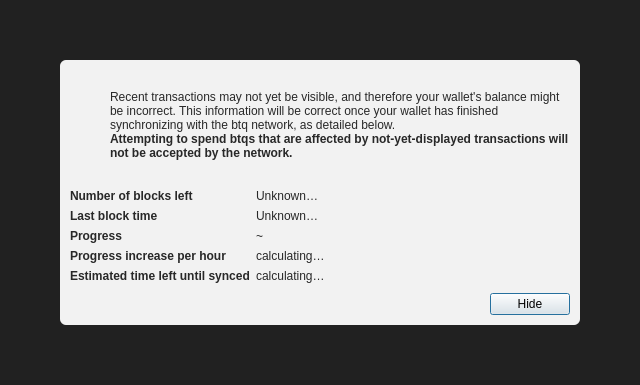
<?xml version="1.0" encoding="UTF-8"?>
<ui version="4.0">
 <class>ModalOverlay</class>
 <widget class="QWidget" name="ModalOverlay">
  <property name="geometry">
   <rect>
    <x>0</x>
    <y>0</y>
    <width>640</width>
    <height>385</height>
   </rect>
  </property>
  <property name="windowTitle">
   <string>Form</string>
  </property>
  <layout class="QVBoxLayout" name="verticalLayout" stretch="0">
   <property name="sizeConstraint">
    <enum>QLayout::SetDefaultConstraint</enum>
   </property>
   <property name="leftMargin">
    <number>0</number>
   </property>
   <property name="topMargin">
    <number>0</number>
   </property>
   <property name="rightMargin">
    <number>0</number>
   </property>
   <property name="bottomMargin">
    <number>0</number>
   </property>
   <item>
    <widget class="QWidget" name="bgWidget" native="true">
     <property name="styleSheet">
      <string notr="true">#bgWidget { background: rgba(0,0,0,220); }</string>
     </property>
     <layout class="QVBoxLayout" name="verticalLayoutMain" stretch="1">
      <property name="leftMargin">
       <number>60</number>
      </property>
      <property name="topMargin">
       <number>60</number>
      </property>
      <property name="rightMargin">
       <number>60</number>
      </property>
      <property name="bottomMargin">
       <number>60</number>
      </property>
      <item>
       <widget class="QWidget" name="contentWidget" native="true">
        <property name="styleSheet">
         <string notr="true">#contentWidget { background: rgba(255,255,255,240); border-radius: 6px; }

QLabel { color: rgb(40,40,40);  }</string>
        </property>
        <layout class="QVBoxLayout" name="verticalLayoutSub" stretch="1,0,0,0">
         <property name="spacing">
          <number>0</number>
         </property>
         <property name="leftMargin">
          <number>10</number>
         </property>
         <property name="topMargin">
          <number>10</number>
         </property>
         <property name="rightMargin">
          <number>10</number>
         </property>
         <property name="bottomMargin">
          <number>10</number>
         </property>
         <item>
          <layout class="QHBoxLayout" name="horizontalLayoutIconText" stretch="0,1">
           <property name="topMargin">
            <number>20</number>
           </property>
           <item>
            <layout class="QVBoxLayout" name="verticalLayoutIcon">
             <property name="leftMargin">
              <number>0</number>
             </property>
             <item>
              <widget class="QPushButton" name="warningIcon">
               <property name="enabled">
                <bool>false</bool>
               </property>
               <property name="text">
                <string/>
               </property>
               <property name="icon">
                <iconset>
                 <normaloff>:/icons/warning</normaloff>
                 <disabledoff>:/icons/warning</disabledoff>:/icons/warning</iconset>
               </property>
               <property name="iconSize">
                <size>
                 <width>48</width>
                 <height>48</height>
                </size>
               </property>
               <property name="flat">
                <bool>true</bool>
               </property>
              </widget>
             </item>
             <item>
              <spacer name="verticalSpacerWarningIcon">
               <property name="orientation">
                <enum>Qt::Vertical</enum>
               </property>
               <property name="sizeHint" stdset="0">
                <size>
                 <width>20</width>
                 <height>40</height>
                </size>
               </property>
              </spacer>
             </item>
            </layout>
           </item>
           <item>
            <layout class="QVBoxLayout" name="verticalLayoutInfoText">
             <property name="leftMargin">
              <number>0</number>
             </property>
             <property name="topMargin">
              <number>0</number>
             </property>
             <item>
              <widget class="QLabel" name="infoText">
               <property name="text">
                <string>Recent transactions may not yet be visible, and therefore your wallet's balance might be incorrect. This information will be correct once your wallet has finished synchronizing with the btq network, as detailed below.</string>
               </property>
               <property name="textFormat">
                <enum>Qt::RichText</enum>
               </property>
               <property name="wordWrap">
                <bool>true</bool>
               </property>
              </widget>
             </item>
             <item>
              <widget class="QLabel" name="infoTextStrong">
               <property name="font">
                <font>
                 <weight>75</weight>
                 <bold>true</bold>
                </font>
               </property>
               <property name="text">
                <string>Attempting to spend btqs that are affected by not-yet-displayed transactions will not be accepted by the network.</string>
               </property>
               <property name="textFormat">
                <enum>Qt::RichText</enum>
               </property>
               <property name="wordWrap">
                <bool>true</bool>
               </property>
              </widget>
             </item>
             <item>
              <spacer name="verticalSpacerInTextSpace">
               <property name="orientation">
                <enum>Qt::Vertical</enum>
               </property>
               <property name="sizeHint" stdset="0">
                <size>
                 <width>20</width>
                 <height>40</height>
                </size>
               </property>
              </spacer>
             </item>
            </layout>
           </item>
          </layout>
         </item>
         <item>
          <spacer name="verticalSpacerAfterText">
           <property name="orientation">
            <enum>Qt::Vertical</enum>
           </property>
           <property name="sizeHint" stdset="0">
            <size>
             <width>20</width>
             <height>40</height>
            </size>
           </property>
          </spacer>
         </item>
         <item>
          <layout class="QFormLayout" name="formLayout">
           <property name="fieldGrowthPolicy">
            <enum>QFormLayout::FieldsStayAtSizeHint</enum>
           </property>
           <property name="horizontalSpacing">
            <number>6</number>
           </property>
           <property name="verticalSpacing">
            <number>6</number>
           </property>
           <property name="topMargin">
            <number>10</number>
           </property>
           <item row="0" column="0">
            <widget class="QLabel" name="labelNumberOfBlocksLeft">
             <property name="font">
              <font>
               <weight>75</weight>
               <bold>true</bold>
              </font>
             </property>
             <property name="text">
              <string>Number of blocks left</string>
             </property>
            </widget>
           </item>
           <item row="0" column="1">
            <widget class="QLabel" name="numberOfBlocksLeft">
             <property name="text">
              <string>Unknown…</string>
             </property>
            </widget>
           </item>
           <item row="1" column="0">
            <widget class="QLabel" name="labelLastBlockTime">
             <property name="font">
              <font>
               <weight>75</weight>
               <bold>true</bold>
              </font>
             </property>
             <property name="text">
              <string>Last block time</string>
             </property>
            </widget>
           </item>
           <item row="1" column="1">
            <widget class="QLabel" name="newestBlockDate">
             <property name="sizePolicy">
              <sizepolicy hsizetype="Maximum" vsizetype="Preferred">
               <horstretch>0</horstretch>
               <verstretch>0</verstretch>
              </sizepolicy>
             </property>
             <property name="text">
              <string>Unknown…</string>
             </property>
            </widget>
           </item>
           <item row="2" column="0">
            <widget class="QLabel" name="labelSyncDone">
             <property name="font">
              <font>
               <weight>75</weight>
               <bold>true</bold>
              </font>
             </property>
             <property name="text">
              <string>Progress</string>
             </property>
            </widget>
           </item>
           <item row="2" column="1">
            <layout class="QHBoxLayout" name="horizontalLayoutSync" stretch="0,1">
             <item>
              <widget class="QLabel" name="percentageProgress">
               <property name="text">
                <string notr="true">~</string>
               </property>
              </widget>
             </item>
            </layout>
           </item>
           <item row="4" column="0">
            <widget class="QLabel" name="labelProgressIncrease">
             <property name="font">
              <font>
               <weight>75</weight>
               <bold>true</bold>
              </font>
             </property>
             <property name="text">
              <string>Progress increase per hour</string>
             </property>
            </widget>
           </item>
           <item row="4" column="1">
            <widget class="QLabel" name="progressIncreasePerH">
             <property name="text">
              <string>calculating…</string>
             </property>
            </widget>
           </item>
           <item row="5" column="0">
            <widget class="QLabel" name="labelEstimatedTimeLeft">
             <property name="font">
              <font>
               <weight>75</weight>
               <bold>true</bold>
              </font>
             </property>
             <property name="text">
              <string>Estimated time left until synced</string>
             </property>
            </widget>
           </item>
           <item row="5" column="1">
            <widget class="QLabel" name="expectedTimeLeft">
             <property name="text">
              <string>calculating…</string>
             </property>
            </widget>
           </item>
          </layout>
         </item>
         <item>
          <layout class="QHBoxLayout" name="horizontalLayoutButtons">
           <property name="leftMargin">
            <number>10</number>
           </property>
           <property name="topMargin">
            <number>10</number>
           </property>
           <item>
            <spacer name="horizontalSpacer">
             <property name="orientation">
              <enum>Qt::Horizontal</enum>
             </property>
             <property name="sizeHint" stdset="0">
              <size>
               <width>40</width>
               <height>20</height>
              </size>
             </property>
            </spacer>
           </item>
           <item>
            <widget class="QPushButton" name="closeButton">
             <property name="text">
              <string>Hide</string>
             </property>
             <property name="shortcut">
              <string>Esc</string>
             </property>
             <property name="focusPolicy">
              <enum>Qt::StrongFocus</enum>
             </property>
             <property name="default">
              <bool>true</bool>
             </property>
            </widget>
           </item>
          </layout>
         </item>
        </layout>
       </widget>
      </item>
     </layout>
    </widget>
   </item>
  </layout>
 </widget>
 <resources/>
 <connections/>
</ui>
